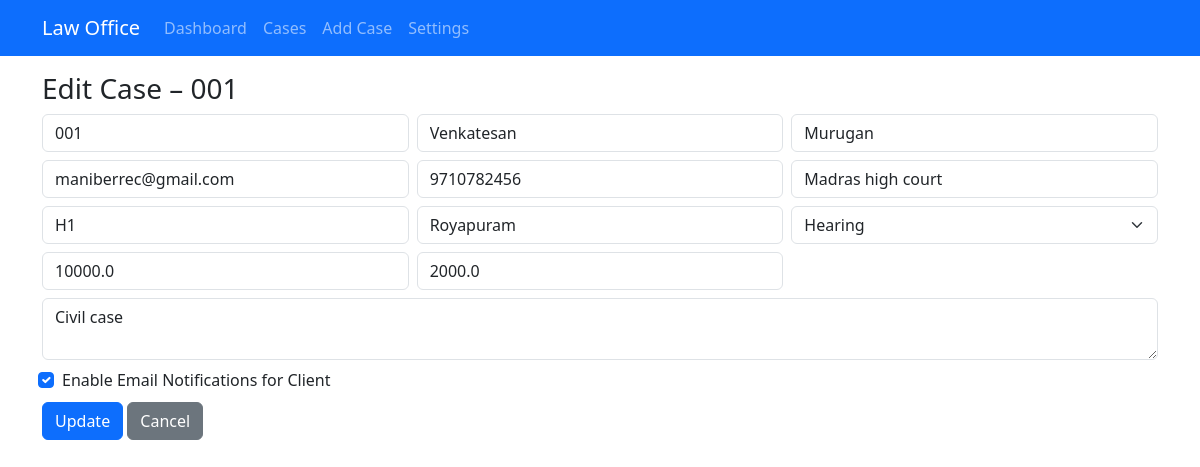
Page /case/1/edit on the committed database.
### app.py (models this page shows, shortened)
class Case(db.Model):
    id = db.Column(db.Integer, primary_key=True)
    case_number = db.Column(db.String(120), unique=True, nullable=False)
    lawyer_name = db.Column(db.String(120))
    client_name = db.Column(db.String(120))
    client_email = db.Column(db.String(120))
    client_mobile = db.Column(db.String(50))
    client_address = db.Column(db.Text)
    opponent_name = db.Column(db.String(120))
    court_name = db.Column(db.String(120))
    case_type = db.Column(db.String(120))
    police_station = db.Column(db.String(120))
    location = db.Column(db.String(200))
    filing_date = db.Column(db.Date)
    status = db.Column(db.String(80))
    description = db.Column(db.Text)
    total_fees = db.Column(db.Float, default=0.0)
    fees_paid = db.Column(db.Float, default=0.0)
    fees_pending = db.Column(db.Float, default=0.0)
    notify_client = db.Column(db.Boolean, default=False)
    hearings = db.relationship('Hearing', backref='case', cascade='all, delete-orphan')

### app.py (the view, shortened to what this page needs)
@app.route('/case/<int:case_id>/edit', methods=['GET', 'POST'])
def edit_case(case_id):
    case = Case.query.get_or_404(case_id)
    return render_template('edit_case.html', case=case)

### templates/edit_case.html
{% extends "base.html" %}
{% block content %}
<h3>Edit Case – {{ case.case_number }}</h3>
<form method="post">
  <div class="row g-2">
    <div class="col-md-4"><input class="form-control" name="case_number" value="{{ case.case_number }}" required></div>
    <div class="col-md-4"><input class="form-control" name="lawyer_name" value="{{ case.lawyer_name }}"></div>
    <div class="col-md-4"><input class="form-control" name="client_name" value="{{ case.client_name }}" required></div>
    <div class="col-md-4"><input class="form-control" name="client_email" value="{{ case.client_email }}"></div>
    <div class="col-md-4"><input class="form-control" name="client_mobile" value="{{ case.client_mobile }}"></div>
    <div class="col-md-4"><input class="form-control" name="court_name" value="{{ case.court_name }}"></div>
    <div class="col-md-4"><input class="form-control" name="police_station" value="{{ case.police_station }}"></div>
    <div class="col-md-4"><input class="form-control" name="location" value="{{ case.location }}"></div>
    <div class="col-md-4">
      <select class="form-select" name="status">
        {% for s in ['Filed','In Progress','Hearing','Judgment','Closed'] %}
        <option value="{{ s }}" {% if case.status==s %}selected{% endif %}>{{ s }}</option>
        {% endfor %}
      </select>
    </div>
    <div class="col-md-4"><input class="form-control" name="total_fees" value="{{ case.total_fees }}"></div>
    <div class="col-md-4"><input class="form-control" name="fees_paid" value="{{ case.fees_paid }}"></div>
    <div class="col-12"><textarea class="form-control" name="description">{{ case.description }}</textarea></div>
    <div class="col-12 form-check">
      <input class="form-check-input" type="checkbox" id="notify_client" name="notify_client" {% if case.notify_client %}checked{% endif %}>
      <label class="form-check-label" for="notify_client">Enable Email Notifications for Client</label>
    </div>
    <div class="col-12 mt-2">
      <button class="btn btn-primary">Update</button>
      <a class="btn btn-secondary" href="{{ url_for('case_details', case_id=case.id) }}">Cancel</a>
    </div>
  </div>
</form>
{% endblock %}

### rows in the picture
Case: case_number "001", lawyer_name "Venkatesan", client_name "Murugan", client_email "maniberrec@gmail.com", client_mobile "9710782456", court_name "Madras high court", police_station "H1", location "Royapuram", status "Hearing", total_fees "10000.0", fees_paid "2000.0", description "Civil case", notify_client "☑"
